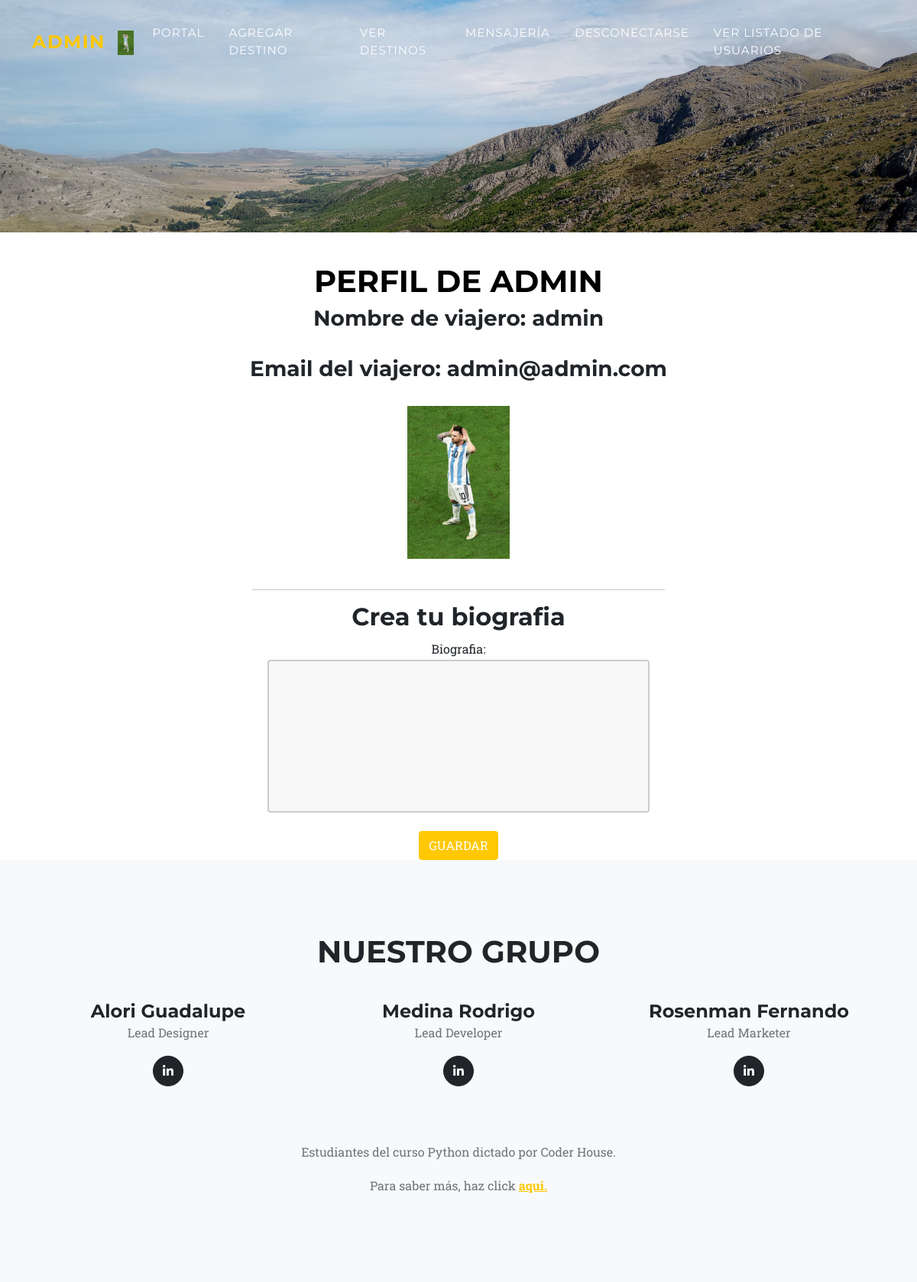
Before: /agregarbiografia (signed in) with the older database file.
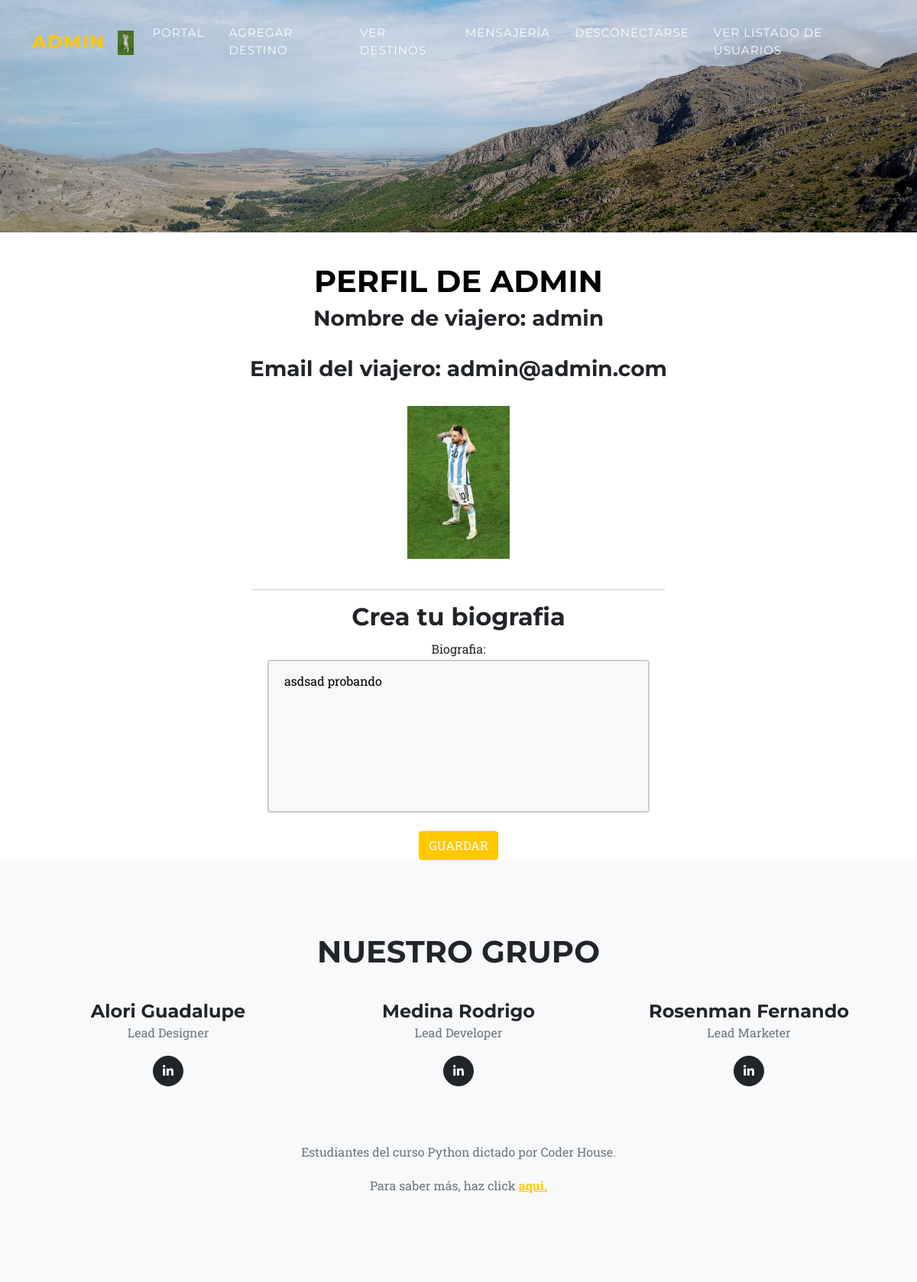
After: the same page with the newer database file.
### AppUsuarios/models.py (models this page shows, shortened)
class Biografia(models.Model):
    usuarioBio = models.ForeignKey(User, on_delete=models.CASCADE)
    bio = models.CharField(max_length=800)

### AppUsuarios/views.py (the view)
# urls.py: path("agregarbiografia", agregarBiografia, name="agregarbiografia"),
@login_required
def agregarBiografia(request):
    perfil = request.user
    try:
        biografia = Biografia.objects.get(usuarioBio=request.user)
    except Biografia.DoesNotExist:
        biografia = None
    if request.method == 'POST':
        form = BiografiaForm(request.POST)
        if form.is_valid():
            bio = form.cleaned_data['bio']
            if biografia:
                biografia.bio = bio
                biografia.save()
            else:
                Biografia.objects.create(usuarioBio=request.user, bio=bio)
            return render(request, "Perfil.html",{"imagen":mostrarImagen(request), "biografia":biografia, "perfil":perfil})
    else:
        form = BiografiaForm(initial={'bio': biografia.bio} if biografia else {})
    return render(request, "AgregarBiografia.html", {'form': form,"imagen":mostrarImagen(request), "perfil":perfil} )

### AppUsuarios/forms.py
class BiografiaForm(forms.Form):
   bio = forms.CharField (label="Biografia" ,widget=forms.Textarea(attrs={'id': 'bio-id'}))#por lo que me dice google con esto le puedo dar un id al form y editarlo en css

### AppUsuarios/views.py (called while the page is built)
@login_required
def mostrarImagen(request):
    lista=ImagenPerfil.objects.filter(user=request.user)
    if len(lista)!=0:
        imagen=lista[0].imagen.url
    else:
        imagen="/media/Perfil/homero.jpg"
    return imagen

### AppUsuarios/Templates/AgregarBiografia.html (shortened to what this page needs)
{% extends "PadreHome.html" %}
{% block avatar %}
<a class="navbar-brand" href={% url 'perfil' %}><img height="100px" src="" alt="">{{user}}</a>
<br>
<a class="navbar-brand" href={% url 'perfil' %}><img height="100px" src="{{ imagen }}" alt=""></a>
{% endblock %}
{% block nav %}
<li class="nav-item"><a class="nav-link" href={% url 'portal' %}>Portal</a></li>
<li class="nav-item"><a class="nav-link" href={% url 'postear' %}>Agregar destino</a></li>
<li class="nav-item"><a class="nav-link" href={% url 'verposteo' %}>Ver destinos</a></li>
<li class="nav-item"><a class="nav-link" href={% url 'mensajeUsuarios' %}>Mensajería</a></li>
<li class="nav-item"><a class="nav-link" href={% url 'desconectarse' %}>Desconectarse</a></li>
    {% if user.is_superuser %}
        <li class="nav-item"><a class="nav-link" href={% url 'verusuarios' %}>Ver listado de usuarios</a></li>
    {% endif %}
{% endblock %}
{% block header %}
<header style= "height: 5px" class="masthead">
{% endblock %}
{% block titulo %}
<br><br><br>
<h1 style="color:black" class="text-uppercase"> Perfil de {{ user }} </h1>
{% endblock %}
{% block contenido %}
<center>
    <br><br><br><br>
    <h3>Nombre de viajero: {{ perfil.username }}</h3>
    <br>
    <h3>Email del viajero: {{ perfil.email }}</h3>
    <br>
    <img height="200px" src={{ imagen | safe }} alt="">
    <br>
    <br>
    <hr width="45%">
    <h2>{% if biografia %}Edita tu{% else %}Crea tu {% endif %} biografia</h2>
    <form id="bio" method="post" action="{% url 'agregarbiografia' %}">
        {{ form.as_p }}
        <button type="submit" class="btn btn-primary btn-l text-uppercase">Guardar</button>
    </form>
</center>
{% endblock %}

Changed rows visible on the page:
added Biografia: bio "asdsad probando"
